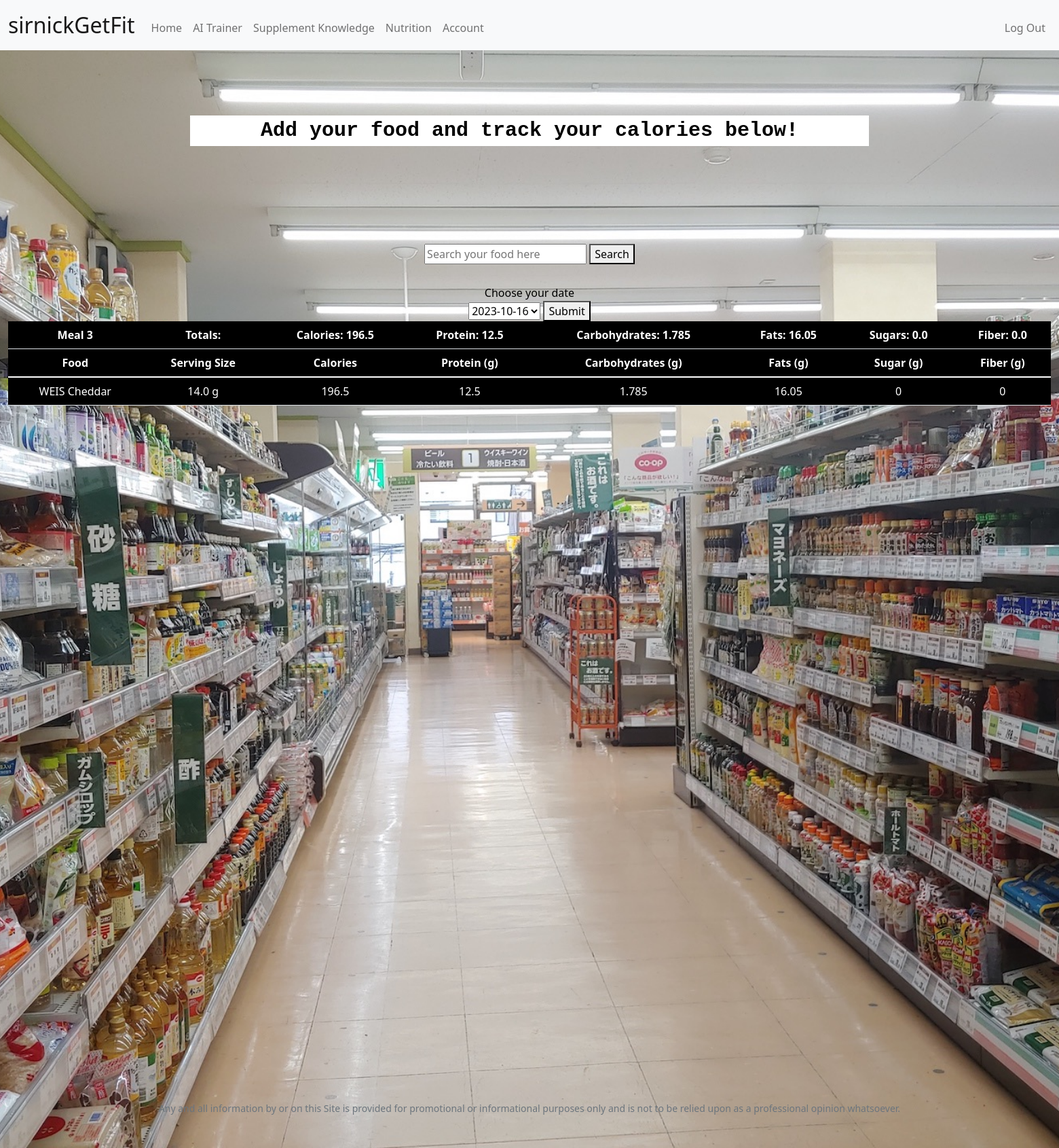
The page /nutrition (signed in) on the database its author committed.
### tables this page shows
CREATE TABLE foodstorage (
id INTEGER NOT NULL,
brandname TEXT NOT NULL,
foodname TEXT NOT NULL,
servingsize TEXT NOT NULL,
calories NUMERIC NOT NULL,
protein NUMERIC NOT NULL,
carbs NUMERIC NOT NULL,
fats NUMERIC NOT NULL,
sugars NUMERIC NOT NULL,
fiber NUMERIC NOT NULL,
meal_id INTEGER NOT NULL,
date TEXT NOT NULL,
servingamt NUMERIC NOT NULL,
FOREIGN KEY (id) REFERENCES users(id)
);

### app.py (the view, shortened to what this page needs)
@app.route("/nutrition", methods = ["GET", "POST"])
@login_required
def nutrition():
    if request.method == "GET":
        Meal_foods = db.execute("SELECT * FROM foodstorage WHERE id = ? AND date = ?", session["userid"], date.today())
        Meal_numbers = db.execute("SELECT DISTINCT meal_id FROM foodstorage WHERE id = ? AND date = ? ORDER BY meal_id ASC", session["userid"], date.today())
        Meal_date = date.today()
        Food_dates = db.execute("SELECT DISTINCT date FROM foodstorage WHERE id = ? ORDER BY date DESC", session["userid"])
        if Food_dates:
            if not Meal_foods:
                Meal_foods = db.execute("SELECT * FROM foodstorage WHERE id = ? AND date = ?", session["userid"], Food_dates[0]["date"])
                Meal_numbers = db.execute("SELECT DISTINCT meal_id FROM foodstorage WHERE id = ? AND date = ? ORDER BY meal_id ASC", session["userid"], Food_dates[0]["date"])
                Meal_date = Food_dates[0]["date"]
            Meal_stats = []
            for Meal_number in Meal_numbers:
                totalcal = 0
                totalpro = 0
                totalcarbs = 0
                totalfats = 0
                totalsugars = 0
                totalfiber = 0
                Meal_datas = db.execute("SELECT * FROM foodstorage WHERE id = ? AND date = ? AND meal_id = ?", session["userid"], Meal_date, Meal_number["meal_id"])
                for Meal_data in Meal_datas:
                    if Meal_data["calories"] != "None":
                        totalcal = totalcal + float(Meal_data["calories"])
                    if Meal_data["protein"] != "None":
                        totalpro = totalpro + float(Meal_data["protein"])
                    if Meal_data["carbs"] != "None":
                        totalcarbs = totalcarbs + float(Meal_data["carbs"])
                    if Meal_data["fats"] != "None":
                        totalfats = totalfats + float(Meal_data["fats"])
                    if Meal_data["sugars"] != "None":
                        totalsugars = totalsugars + float(Meal_data["sugars"])
                    if Meal_data["fiber"] != "None":
                        totalfiber = totalfiber + float(Meal_data["fiber"])
                Meal_stats.append({
                "mealid" : Meal_number["meal_id"],
                "totalcal" : totalcal,
                "totalpro" : totalpro,
                "totalcarbs" : totalcarbs,
                "totalfats" : totalfats,
                "totalsugars" : totalsugars,
                "totalfiber" : totalfiber
                })
        return render_template("nutrition.html", meal_foods=Meal_foods, food_dates=Food_dates, meal_numbers=Meal_numbers, meal_stats = Meal_stats)

### app.py (called while the page is built)
@app.after_request
def after_request(response):
    response.headers["Cache-Control"] = "no-cache, no-store, must-revalidate"
    response.headers["Expires"] = 0
    response.headers["Pragma"] = "no-cache"
    return response

### helpers.py (called while the page is built)
def login_required(f):
    @wraps(f)
    def decorated_function(*args, **kwargs):
        if session.get("userid") is None:
            return redirect("/login")
        return f(*args, **kwargs)
    return decorated_function

### templates/nutrition.html (shortened to what this page needs)
{% extends "layout.html" %}
{% block main %}
<img src="/static/store.jpeg" id="nutritionpic">
<br><br>
<h1 id="nutrheading">Add your food and track your calories below!</h1>
<br><br><br>
<form action = "/nutrition/foodsearch" method = "get" id="nutr">
    <br><br><br>
    <input id = "food" name = "food" placeholder = "Search your food here" type = "text" required>
    <button type ="submit">Search</button>
</form>
{% if meal_foods %}
<div id="datechangeinfo">Choose your date</div>
<form action = "/datechange" method = "post">
  <select name="datechange" id="datechange">
    {% for food_date in food_dates %}
    <option id="datefromsql">{{food_date.date}}</option>
    {% endfor %}
  </select>
  <button type="submit">Submit</button>
</form>
<div class="table-responsive">
    {% for meal_number in meal_numbers %}
        <table class="table" id="table">
            <thead>
                <tr>
                  <th scope="col">{{meal_number.meal_id}}</th>
                  <th scope="col">Totals:</th>
              {% for meal_stat in meal_stats %}
                {% if meal_stat.mealid == meal_number.meal_id %}
                  <th scope="col">Calories: {{ meal_stat.totalcal }}</th>
                  <th scope="col">Protein: {{ meal_stat.totalpro }}</th>
                  <th scope="col">Carbohydrates: {{ meal_stat.totalcarbs }}</th>
                  <th scope="col">Fats: {{ meal_stat.totalfats }}</th>
                  <th scope="col">Sugars: {{ meal_stat.totalsugars }}</th>
                  <th scope="col">Fiber: {{ meal_stat.totalfiber }}</th>
                {% endif %}
              {% endfor %}
                </tr>
                <tr>
                  <th scope="col">Food</th>
                  <th scope="col">Serving Size</th>
                  <th scope="col">Calories</th>
                  <th scope="col">Protein (g)</th>
                  <th scope="col">Carbohydrates (g)</th>
                  <th scope="col">Fats (g)</th>
                  <th scope="col">Sugar (g)</th>
                  <th scope="col">Fiber (g)</th>
                </tr>
              </thead>
        {% for meal_food in meal_foods %}
          {% if meal_food.meal_id == meal_number.meal_id %}
              <tbody>
                <tr>
                  <td id="brn">{{meal_food.brandname}} {{meal_food.foodname}}</td>
                  <td id="ssz">{{meal_food.servingsize}}</td>
                  <td id="cal">{{meal_food.calories}}</td>
                  <td id="pro">{{meal_food.protein}}</td>
                  <td id="crb">{{meal_food.carbs}}</td>
                  <td id="fat">{{meal_food.fats}}</td>
                  <td id="sgr">{{meal_food.sugars}}</td>
                  <td id="fbr">{{meal_food.fiber}}</td>
                </tr>
             </tbody>
          {% endif %}
        {% endfor %}
        </table>
     {% endfor %}
</div>
{% endif %}
{% endblock %}

### templates/layout.html (shortened to what this page needs)
<!DOCTYPE html>
<html lang="en">
    <head>
        <link href="https://cdn.jsdelivr.net/npm/bootstrap@5.1.3/dist/css/bootstrap.min.css" rel="stylesheet">
        <link href="/static/styles.css" rel="stylesheet">
    </head>
    <body>
        <nav class="navbar navbar-expand-lg navbar-light bg-light">
            <div class="container-fluid">
                <a class="navbar-brand" href="#">sirnickGetFit</a>
            <div class="collapse navbar-collapse" id="navbarSupportedContent">
            {% if session["userid"] %}
                <ul class="navbar-nav me-auto mt-2">
                    <li class="nav-item"><a class="nav-link" href="/">Home</a></li>
                    <li class="nav-item"><a class="nav-link" href="/aitrainer">AI Trainer</a></li>
                    <li class="nav-item"><a class="nav-link" href="/supplement">Supplement Knowledge</a></li>
                    <li class="nav-item"><a class="nav-link" href="/nutrition">Nutrition</a></li>
                    <li class="nav-item"><a class="nav-link" href="/account">Account</a></li>
                </ul>
                <ul class="navbar-nav ms-auto mt-2">
                    <li class="nav-item"><a class="nav-link" href="/logout">Log Out</a></li>
                </ul>
            {% else %}
                <ul class="navbar-nav ms-auto mt-2">
                    <li class="nav-item"><a class="nav-link" href="/register">Register</a></li>
                    <li class="nav-item"><a class="nav-link" href="/login">Log In</a></li>
                </ul>
            {% endif %}
            </div>
            </div>
        </nav>
        <main class="container-fluid py-5 text-center">
            {% block main %}{% endblock %}
            <br><br><br><br><br><br><br><br><br><br><br><br><br><br><br><br><br><br><br><br><br><br><br><br><br><br><br><br><br><br><br><br><br><br><br><br><br><br><br><br>
        </main>
        <footer class="mb-5 small text-center text-muted">
            Any and all information by or on this Site is provided for promotional or informational purposes only and is not to be relied upon as a professional opinion whatsoever.
        </footer>
    </body>
</html>

### static/styles.css (style rules this page uses)
nav .navbar-brand { font-size: xx-large; }
nav, body, #table, .table { background-color: #000; color: #fff; }
h1 { font-family: "Courier New", monospace; font-size: 30px; font-weight: bold; color: #000; max-width: 1000px; line-height: 1.5; margin: auto; }
#nutr { padding-bottom: 30px; }
#myVideo, #accountpic, #supplementpic, #aitrainerpic, #nutritionpic { position: absolute; top: 50%; left: 50%; min-width: 100%; min-height: 100%; width: auto; height: auto; z-index: -1; transform: translateX(-50%) translateY(-50%); }
#nutrheading { background: #fff; color: #000; }
#datechangeinfo { color: #000; }

### rows shown on the page
foodstorage: totalcal "196.5", totalpro "12.5", totalcarbs "1.785", totalfats "16.05", totalsugars "0.0", totalfiber "0.0", brandname "WEIS", foodname "Cheddar", servingsize "14.0 g", calories "196.5", protein "12.5", carbs "1.785", fats "16.05", sugars "0", fiber "0"

### other values the page prints
{{ meal_number.meal_id }} "Meal 3"
form field datechange "2023-10-16"
